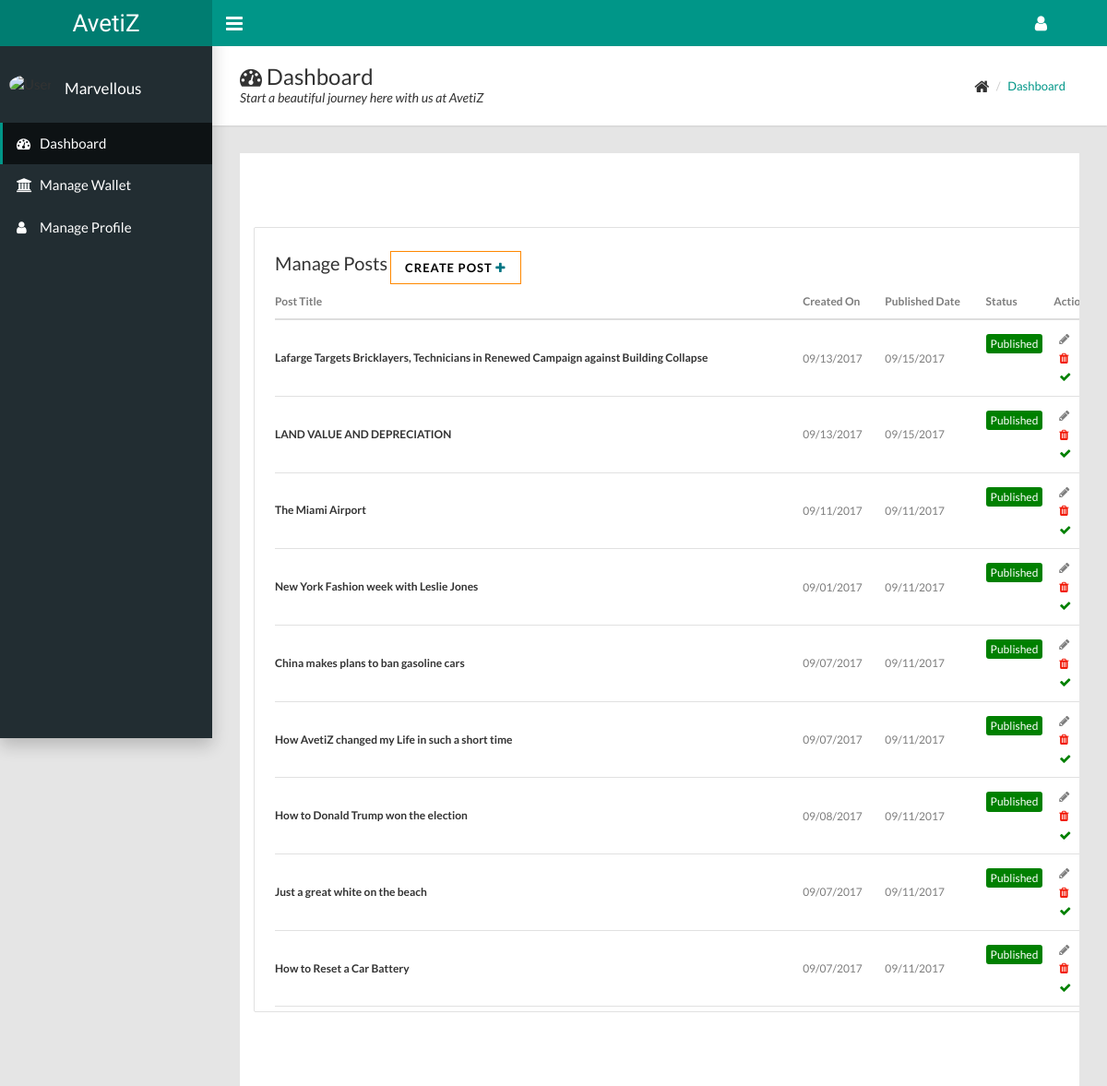
Screenshot of /dashboard/manage_posts/ (signed in) with the database file from the repository.
### blog/models.py (models this page shows, shortened)
class Post(models.Model):
    author = models.ForeignKey('auth.User')
    title = models.CharField(max_length=200)
    text = models.TextField(blank=True)
    post_pic = models.ImageField(upload_to='media', blank=True, null=True)
    created_date = models.DateTimeField(default=timezone.now)
    published_date = models.DateTimeField(blank=True, null=True)
    featured_post = models.BooleanField(default=False)
    trending_post = models.BooleanField(default=False)
    status = models.CharField(max_length=100, default="Draft", choices=(('Draft','Draft'),('Published','Published'),('Submitted','Submitted')))
    category = models.ForeignKey('Category', null=True, blank=True)

### advert/views.py (the view)
class postList(LoginRequiredMixin, ListView):
	model=Post
	template_name='advert/post_list.html'
	login_url='account/login'
	context_object_name='posts'
	def get_queryset(self):
		return Post.objects.filter(author=self.request.user).order_by('-published_date')

### advert/templates/advert/post_list.html (shortened to what this page needs)
{% extends 'advert/base.html' %}
{% block content %}
<main id="maincontent">
  <section class="manage">
    <div class="container">
      <div class="row">
      	<div class="col-md-10 js-post-list ">
      	<div class="panel-body">
      	  <div class="tablehead">
			  <div class="job_title">Manage Posts</div>
			  <button class="createbtn btn btn-primary js-add-product  " data-url="{% url 'advert:create_post' %}">Create Post <i class="fa fa-plus" style="color:#017583;"></i></button>
		  </div>
		    <table class="table overflow-table" id="product-table">
		      <thead >
		      	<tr>
			          <th><strong>Post Title</strong></th>
			          <th class ="mobile_no"><strong>Created On</strong></th>
			          <th class="mobile_no"><strong >Published Date</strong></th>
			          <th><strong>Status</strong></th>
			          <th><strong>Action</strong></th>
			    </tr>
		      </thead>
		      <tbody>
          			{% include 'advert/includes/partial_post_list.html' %}
			   </tbody>
			</table>
			</div>
         </div>
      </div>
    </div>
  </section>
</main>
{% endblock %}

### advert/templates/advert/base.html (shortened to what this page needs)
{% load static %}
<!DOCTYPE html>
<html>
  <head>
    <link rel="stylesheet" type="text/css" href="{% static 'css/main.css' %}">
     <link rel="stylesheet" type="text/css" href="{% static 'css/dash.css' %}">
    <link rel="stylesheet" type="text/css" href="https://maxcdn.bootstrapcdn.com/font-awesome/4.7.0/css/font-awesome.min.css">
  </head>
  <body class="sidebar-mini fixed">
    <div class="wrapper">
      <header class="main-header hidden-print"><a class="logo" href="{% url 'blog:post_list' %}">AvetiZ</a>
        <nav class="navbar navbar-static-top">
          <a class="sidebar-toggle" href="#" data-toggle="offcanvas"></a>
          <div class="navbar-custom-menu">
            <ul class="top-nav">
              <li class="dropdown"><a class="dropdown-toggle" href="#" data-toggle="dropdown" role="button" aria-haspopup="true" aria-expanded="false"><i class="fa fa-user fa-lg"></i></a>
              </li>
            </ul>
          </div>
        </nav>
      </header>
      <aside class="main-sidebar hidden-print">
        <section class="sidebar">
          <div class="user-panel">
            <div class="pull-left image"><img class="img-circle" src="https://s3.amazonaws.com/uifaces/faces/twitter/jsa/48.jpg" alt="User Image"></div>
            <div class="pull-left info">
              <p style="text-transform:capitalize;" >{{request.user.first_name}}</p>
            </div>
          </div>
          <ul class="sidebar-menu">
            <li class="active"><a href="{% url 'advert:dashboard' %}"><i class="fa fa-dashboard"></i><span>Dashboard</span></a></li>
            <li><a href="{% url 'advert:transaction_list' %}"><i class="fa fa-bank"></i><span>Manage Wallet</span></a></li>
            <li><a href="{% url 'advert:profile' %}"><i class="fa fa-user"></i><span>Manage Profile</span></a></li>
          </ul>
        </section>
      </aside>
      {% if xyzw %}
        {% block profile %}{% endblock %}
      {% else %}
      <div class="content-wrapper">
        <div class="page-title">
          <div>
            <h1><i class="fa fa-dashboard"></i> Dashboard</h1>
            <p>Start a beautiful journey here with us at AvetiZ</p>
          </div>
          <div>
            <ul class="breadcrumb">
              <li><i class="fa fa-home fa-lg"></i></li>
              <li><a href="{% url 'advert:dashboard'%}">Dashboard</a></li>
            </ul>
          </div>
        </div>
        {% block content %}{% endblock %}
      </div>
    {% endif %}
    </div>
  </body>
</html>

### advert/templates/advert/includes/partial_post_list.html
        {% for post in posts %}
        <tr>
          <td><h1><strong>{{post.title}}</strong></h1></td>
          <td class="mobile_no">{{post.created_date|date:"SHORT_DATE_FORMAT"}}</td>
          {% if post.published_date %}
          <td class="mobile_no">{{post.published_date|date:"SHORT_DATE_FORMAT"}}</td>
          {% else %}
          <td class="mobile_no">Not yet Published</td>
          {% endif %}
          <td class="status {{post.status}}">{{post.status}}</td>
          <td> <button data-toggle="tooltip"  title="Edit Post" data-url="{% url 'advert:update_post' post.id %}"  class="js-update-product buttonicon"><span><i  class="fa fa-pencil" ></i></span></button>
          <br>
          <button data-toggle="tooltip"  title="Delete Post" data-url="{% url 'advert:delete_post' post.id %}"  class="js-delete-product buttonicon"><span><i style="color:#f11300 ; " class="fa fa-trash"></i></span></button>
          <br>
          <button data-url="{% url 'advert:submit_post' post.id%}"  data-toggle="tooltip"  title="Save post for Review" class="js-submit-product buttonicon"><span><i style="color:green ; " class="fa fa-check"></i></span></button>
          </td>
        </tr>
        {% endfor %}

### blog/static/css/dash.css (style rules this page uses)
a { text-decoration: none; }
#maincontent { padding: 80px 0px; position: relative; overflow: hidden; float: left; width: 100%; }
.manage .panel-body { padding-bottom: 5px; }
.panel-body { border: solid 1px #e1e1e1; border-radius: 2px; padding: 22px; position: relative; }
.job_title { color: #333; font-size: 20px; line-height: 33px; font-weight: 500; display:inline; }
.table { margin-bottom: 0px; }
tr { border-bottom: solid 1px #e1e1e1; }
.manage .table>thead>tr>th { padding-left: 0px; }
.table>thead>tr>th { font-size: 13px; color: #333; }
.table>tbody>tr>td, .table>tbody>tr>th, .table>tfoot>tr>td, .table>tfoot>tr>th, .table>thead>tr>td, .table>thead>tr>th { border-top: 0px; font-size: 12px; vertical-align: middle; color: #7d7d7d; padding: 10px; padding-left: 0px; }
.table>tbody>tr>td h1 { font-size: 12px; color: #333; line-height: 30px; font-weight: 500; margin: 0px; }
.table>tbody>tr>td span { color: #7d7d7d; font-size: 13px; display: block; }
.status { color: #fff !important; font-size: 13px; display: inline-block; border-radius: 3px; margin-top: 15px; padding: 2px 5px !important; }
.Published { background-color: #5cc069; }
.createbtn { border-radius:0px; background:transparent; border-style: solid; border-color: #ff8800; border-width: 1px; color:#000; }
.buttonicon { background-color: transparent; border-style: none; }
#maincontent { background-color: #fff; }
.Published { background-color:green; }

### rows the page displays
Post: title "Lafarge Targets Bricklayers, Technicians in Renewed Campaign against Building Collapse", created_date "09/13/2017", published_date "09/15/2017", status "Published"
Post: title "LAND VALUE AND DEPRECIATION", created_date "09/13/2017", published_date "09/15/2017", status "Published"
Post: title "The Miami Airport", created_date "09/11/2017", published_date "09/11/2017", status "Published"
Post: title "New York Fashion week with Leslie Jones", created_date "09/01/2017", published_date "09/11/2017", status "Published"
Post: title "China makes plans to ban gasoline cars", created_date "09/07/2017", published_date "09/11/2017", status "Published"
Post: title "How AvetiZ changed my Life in such a short time", created_date "09/07/2017", published_date "09/11/2017", status "Published"
Post: title "How to Donald Trump won the election", created_date "09/08/2017", published_date "09/11/2017", status "Published"
Post: title "Just a great white on the beach", created_date "09/07/2017", published_date "09/11/2017", status "Published"
Post: title "How to Reset a Car Battery", created_date "09/07/2017", published_date "09/11/2017", status "Published"

### other values shown
{{ request.user.first_name }} "Marvellous"
